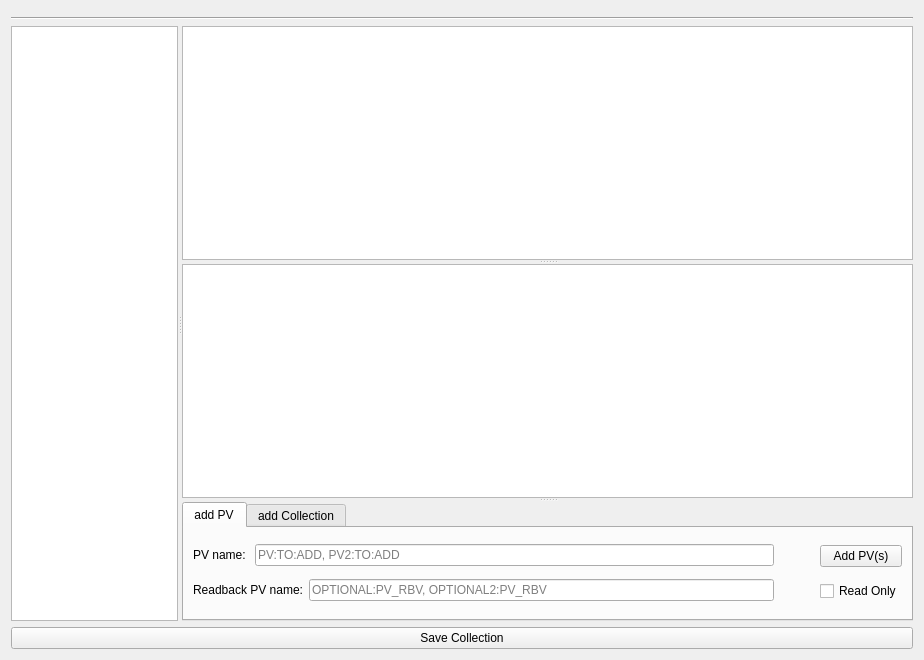
<?xml version="1.0" encoding="UTF-8"?>
<ui version="4.0">
 <class>Form</class>
 <widget class="QWidget" name="Form">
  <property name="geometry">
   <rect>
    <x>0</x>
    <y>0</y>
    <width>924</width>
    <height>660</height>
   </rect>
  </property>
  <property name="windowTitle">
   <string>Form</string>
  </property>
  <layout class="QVBoxLayout" name="verticalLayout">
   <item>
    <widget class="QWidget" name="meta_placeholder" native="true">
     <property name="sizePolicy">
      <sizepolicy hsizetype="Preferred" vsizetype="Maximum">
       <horstretch>0</horstretch>
       <verstretch>0</verstretch>
      </sizepolicy>
     </property>
    </widget>
   </item>
   <item>
    <widget class="Line" name="line">
     <property name="orientation">
      <enum>Qt::Horizontal</enum>
     </property>
    </widget>
   </item>
   <item>
    <widget class="QSplitter" name="splitter_2">
     <property name="sizePolicy">
      <sizepolicy hsizetype="Expanding" vsizetype="Expanding">
       <horstretch>0</horstretch>
       <verstretch>0</verstretch>
      </sizepolicy>
     </property>
     <property name="orientation">
      <enum>Qt::Horizontal</enum>
     </property>
     <widget class="RootTreeView" name="tree_view">
      <property name="sizePolicy">
       <sizepolicy hsizetype="Preferred" vsizetype="Preferred">
        <horstretch>1</horstretch>
        <verstretch>0</verstretch>
       </sizepolicy>
      </property>
     </widget>
     <widget class="QSplitter" name="splitter">
      <property name="sizePolicy">
       <sizepolicy hsizetype="Expanding" vsizetype="Expanding">
        <horstretch>3</horstretch>
        <verstretch>0</verstretch>
       </sizepolicy>
      </property>
      <property name="orientation">
       <enum>Qt::Vertical</enum>
      </property>
      <widget class="LivePVTableView" name="sub_pv_table_view"/>
      <widget class="NestableTableView" name="sub_coll_table_view"/>
      <widget class="QTabWidget" name="add_tab_widget">
       <property name="currentIndex">
        <number>0</number>
       </property>
       <widget class="QWidget" name="pv_add_widget">
        <attribute name="title">
         <string>add PV</string>
        </attribute>
        <layout class="QHBoxLayout" name="horizontalLayout_2">
         <item>
          <layout class="QVBoxLayout" name="verticalLayout_2">
           <item>
            <layout class="QHBoxLayout" name="horizontalLayout_4">
             <item>
              <widget class="QLabel" name="pv_name_label">
               <property name="text">
                <string>PV name: </string>
               </property>
              </widget>
             </item>
             <item>
              <widget class="QLineEdit" name="pv_line_edit">
               <property name="placeholderText">
                <string>PV:TO:ADD, PV2:TO:ADD</string>
               </property>
              </widget>
             </item>
            </layout>
           </item>
           <item>
            <layout class="QHBoxLayout" name="horizontalLayout_5">
             <item>
              <widget class="QLabel" name="rbv_name_label">
               <property name="text">
                <string>Readback PV name:</string>
               </property>
              </widget>
             </item>
             <item>
              <widget class="QLineEdit" name="rbv_line_edit">
               <property name="placeholderText">
                <string>OPTIONAL:PV_RBV, OPTIONAL2:PV_RBV</string>
               </property>
              </widget>
             </item>
            </layout>
           </item>
          </layout>
         </item>
         <item>
          <spacer name="horizontalSpacer">
           <property name="orientation">
            <enum>Qt::Horizontal</enum>
           </property>
           <property name="sizeType">
            <enum>QSizePolicy::Preferred</enum>
           </property>
           <property name="sizeHint" stdset="0">
            <size>
             <width>40</width>
             <height>20</height>
            </size>
           </property>
          </spacer>
         </item>
         <item>
          <layout class="QVBoxLayout" name="verticalLayout_3">
           <item>
            <widget class="QPushButton" name="add_pvs_button">
             <property name="text">
              <string>Add PV(s)</string>
             </property>
            </widget>
           </item>
           <item>
            <layout class="QHBoxLayout" name="horizontalLayout_6">
             <item>
              <widget class="QCheckBox" name="ro_checkbox">
               <property name="text">
                <string>Read Only</string>
               </property>
              </widget>
             </item>
            </layout>
           </item>
          </layout>
         </item>
        </layout>
       </widget>
       <widget class="QWidget" name="coll_add_widget">
        <attribute name="title">
         <string>add Collection</string>
        </attribute>
        <layout class="QHBoxLayout" name="horizontalLayout_3">
         <item>
          <widget class="QLabel" name="label">
           <property name="sizePolicy">
            <sizepolicy hsizetype="Maximum" vsizetype="Preferred">
             <horstretch>0</horstretch>
             <verstretch>0</verstretch>
            </sizepolicy>
           </property>
           <property name="text">
            <string>Collection Name</string>
           </property>
          </widget>
         </item>
         <item>
          <widget class="QComboBox" name="coll_combo_box_placeholder">
           <property name="placeholderText">
            <string>Filtered Collections</string>
           </property>
          </widget>
         </item>
         <item>
          <widget class="QPushButton" name="add_collection_button">
           <property name="text">
            <string>Add Collection</string>
           </property>
          </widget>
         </item>
        </layout>
       </widget>
      </widget>
     </widget>
    </widget>
   </item>
   <item>
    <layout class="QHBoxLayout" name="horizontalLayout">
     <item>
      <widget class="QPushButton" name="save_button">
       <property name="text">
        <string>Save Collection</string>
       </property>
      </widget>
     </item>
    </layout>
   </item>
  </layout>
 </widget>
 <customwidgets>
  <customwidget>
   <class>LivePVTableView</class>
   <extends>QTableView</extends>
   <header>squirrel.widgets.views</header>
  </customwidget>
  <customwidget>
   <class>NestableTableView</class>
   <extends>QTableView</extends>
   <header>squirrel.widgets.views</header>
  </customwidget>
  <customwidget>
   <class>RootTreeView</class>
   <extends>QTreeView</extends>
   <header>squirrel.widgets.views</header>
  </customwidget>
 </customwidgets>
 <resources/>
 <connections/>
</ui>
